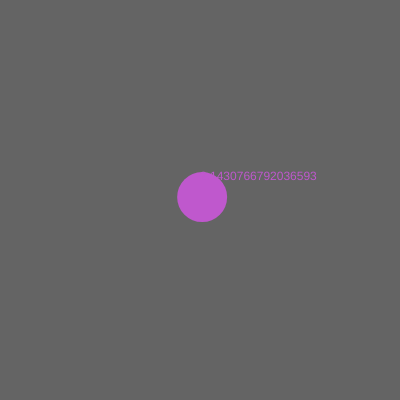
Frame 1 (no input)
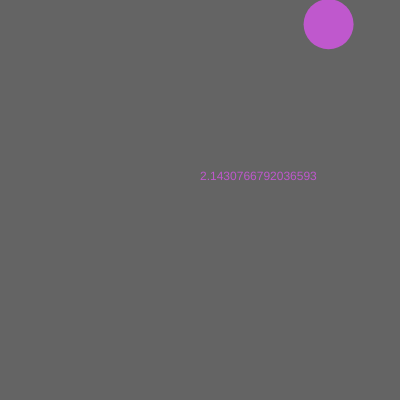
Frame 60 (no input)
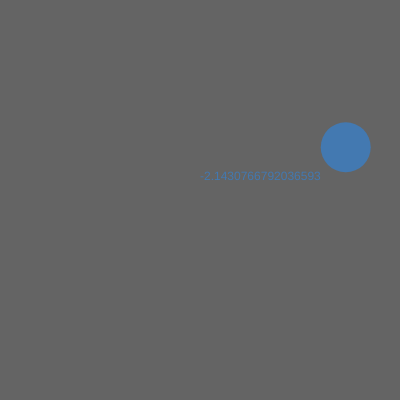
Frame 120 (the mouse pressed at the canvas centre since frame 60)

The p5.js sketch that drew these frames (run headless with seeded random() and noise() and a simulated clock; from frame 60 on, the mouse is pressed at the canvas centre):

// p5.js sketch
// ── sketch.js
//https://p5js.org

let diameter;


function setup() {
  createCanvas(400,400);
  x = width/2;
  y = height/2;
  speedX = random(-5., 5.);
  speedY= random(-5.,5.);
  diameter = 50;
  r = random (255);
  g = random (255);
  b = random (255);
}

function draw() {
  background(100);



  x+= speedX;
  y+= speedY;

  if (x>width || x<0) {
    speedX = speedX*-1
    r = random (255);
    g = random (255);
    b = random (255);
    }

  if (y>height || y<0) {
    speedY= speedY*-1;
    r = random (255);
    g = random (255);
    b = random (255);
    }

  stroke(150,150,150,0)
  fill (r,g,b);
  ellipse(x,y,diameter,diameter);
  text(speedX, width/2,height/2-20);

}
